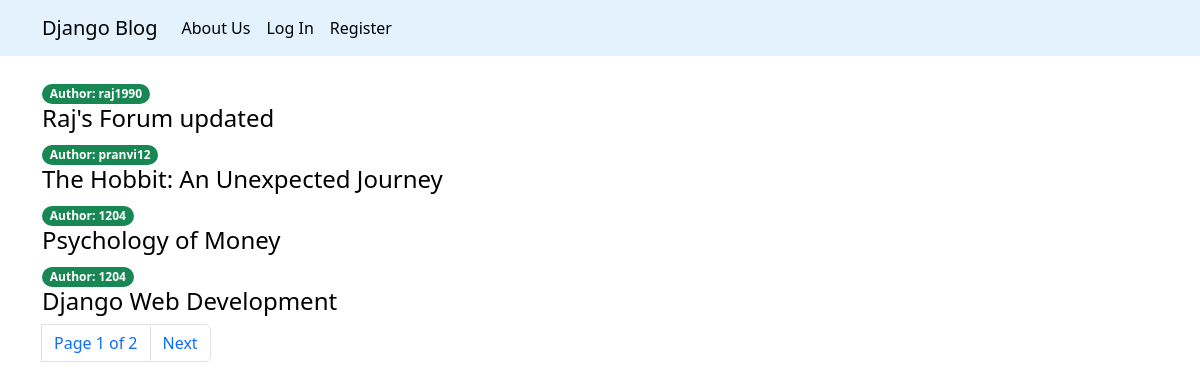
The app's page /, older data.
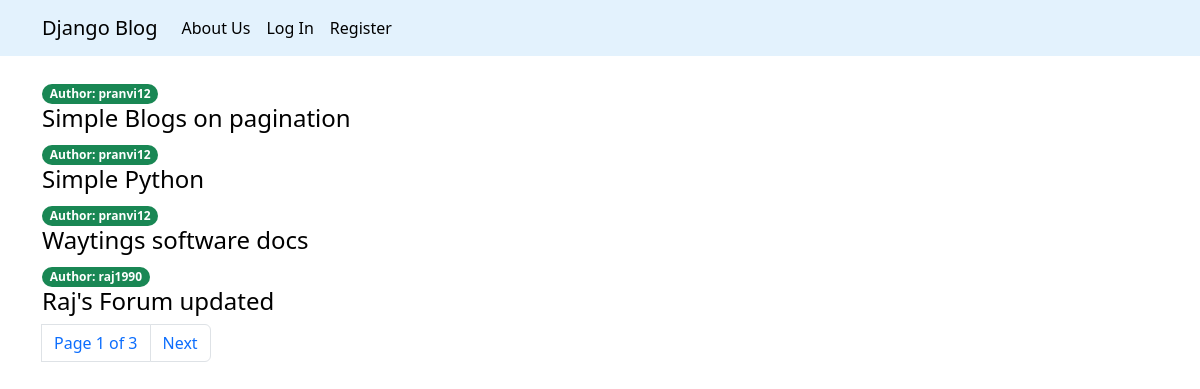
The same page, newer data.
### articles/models.py (models this page shows, shortened)
class Article(models.Model):
    title = models.CharField(max_length=200)
    description = models.TextField()
    slug = models.SlugField(max_length=100, unique=True)
    published = models.DateTimeField(auto_now_add=True)
    author = models.ForeignKey(User, on_delete=models.CASCADE)

### articles/views.py (the view)
# urls.py: path('', article_list, name='article_list'),
def article_list(request):
    article_list = Article.objects.all().order_by('-published')
    paginator = Paginator(article_list, 4)
    page = request.GET.get('page')
    try:
        articles = paginator.page(page)
    except PageNotAnInteger:
        articles = paginator.page(1)
    except EmptyPage:
        articles = paginator.page(paginator.num_pages)
    return render(request, 'articles.html', {'article_list': articles, 'page': page})

### articles/templates/articles.html (shortened to what this page needs)
{% extends 'base.html' %}
{% block body %}
<div class="container mt-4">
    {% for article in article_list %}
        <span class="badge rounded-pill bg-success"> Author: {{article.author}}</span>
        <h4 ><a class="link-style" href="{% url 'article_details' article.slug %}"> {{article.title}}</a></h4>
    {% endfor %}
    {% include 'account/pagination.html' with page=article_list %}
</div>
{% endblock %}

### articles/templates/base.html (shortened to what this page needs)
<!DOCTYPE html>
<html lang="en">
<head>
<link href="https://cdn.jsdelivr.net/npm/bootstrap@5.3.2/dist/css/bootstrap.min.css" rel="stylesheet">
    {% include 'navbar.html' %}
</head>
<body>
{% block body %}
{% endblock %}
</body>
</html>

### articles/templates/navbar.html (shortened to what this page needs)
<nav class="navbar navbar-expand-lg navbar navbar-light" style="background-color: #e3f2fd;">
  <div class="container">
    <a class="navbar-brand" href="{% url 'article_list' %}">
      Django Blog
    </a>
    <div class="collapse navbar-collapse" id="navbarSupportedContent">
      {% if request.user.is_authenticated %}
        <ul class="navbar-nav me-auto mb-2 mb-lg-0 ">
            <li class="nav-item">
              <a class="nav-link active" aria-current="page" href="{% url 'article_list' %}">Home</a>
            </li>
            <li class="nav-item">
              <a class="nav-link" href="{% url 'article_form' %}">Add Article</a>
            </li>
            <li class="nav-item">
              <a class="nav-link active" aria-current="page" href="#">About Us</a>
            </li>
        </ul>
      {%else %}
        <ul class="navbar-nav mb-lg-0 ">
          <li class="nav-item">
            <a class="nav-link active" aria-current="page" href="#">About Us</a>
          </li>
          <li class="nav-item">
            <a class="nav-link active" aria-current="page" href="{% url 'login' %}">Log In</a>
          </li>
          <li class="nav-item">
            <a class="nav-link active" aria-current="page" href="{% url 'register' %}">Register</a>
          </li>
        </ul>
      {% endif %}
    </div>
  </div>
</nav>

### articles/templates/account/pagination.html (shortened to what this page needs)
<nav aria-label="page navigation">
    <ul class="pagination">
        <li class="page-item">
                <a class="page-link"> Page {{page.number}} of {{page.paginator.num_pages}}</a>
        </li>
        <li class="page-item">
            {% if page.has_next %}
                <a class="page-link" href="?page={{page.next_page_number}}"> Next </a>
            {% endif %}
        </li>
    </ul>
</nav>

### articles/templates/articles.html (style rules this page uses)
.link-style { text-decoration:none; color:black; }

Row changes from the older to the newer data that the page shows:
no longer on this page (row unchanged): Article: author "pranvi12", title "The Hobbit: An Unexpected Journey"
no longer on this page (row unchanged): Article: author "1204", title "Psychology of Money"
no longer on this page (row unchanged): Article: author "1204", title "Django Web Development"
added Article: author "pranvi12", title "Simple Blogs on pagination"
added Article: author "pranvi12", title "Simple Python"
added Article: author "pranvi12", title "Waytings software docs"
Text that changed along with them:
{{ page.paginator.num_pages }}: "2" → "3"
